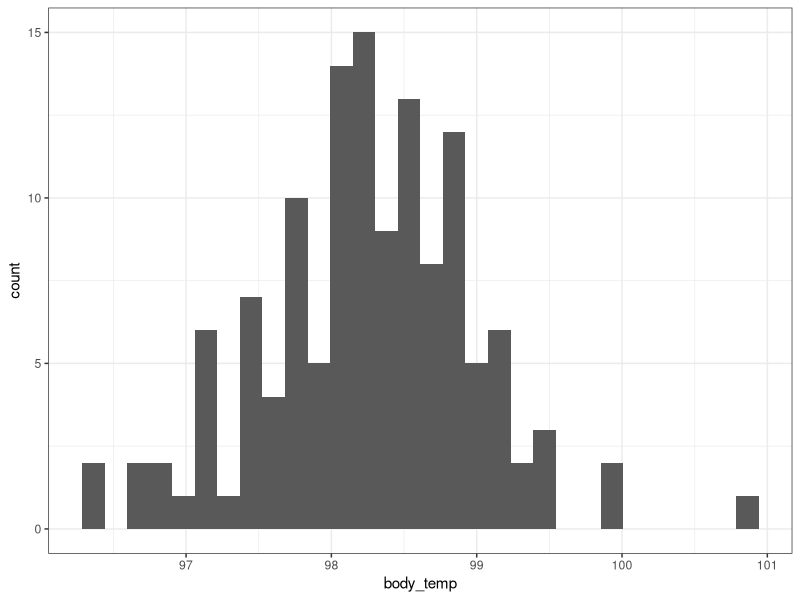
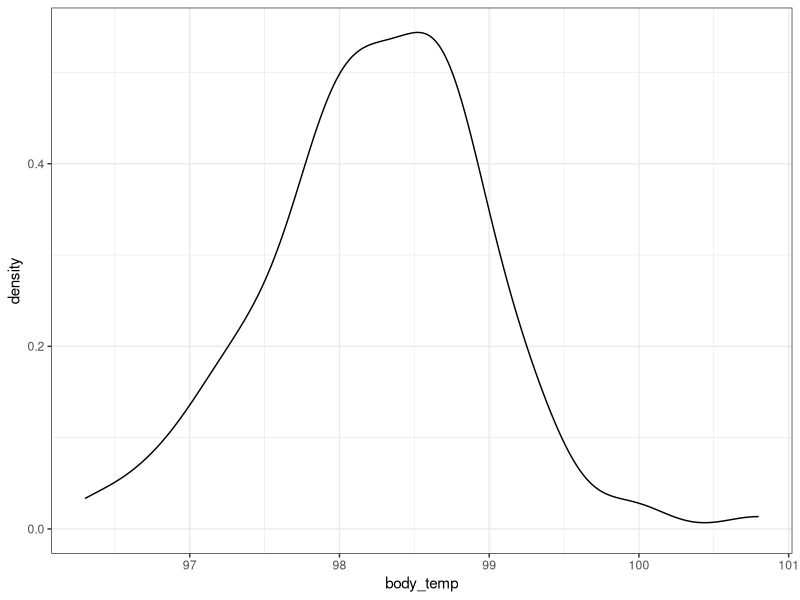
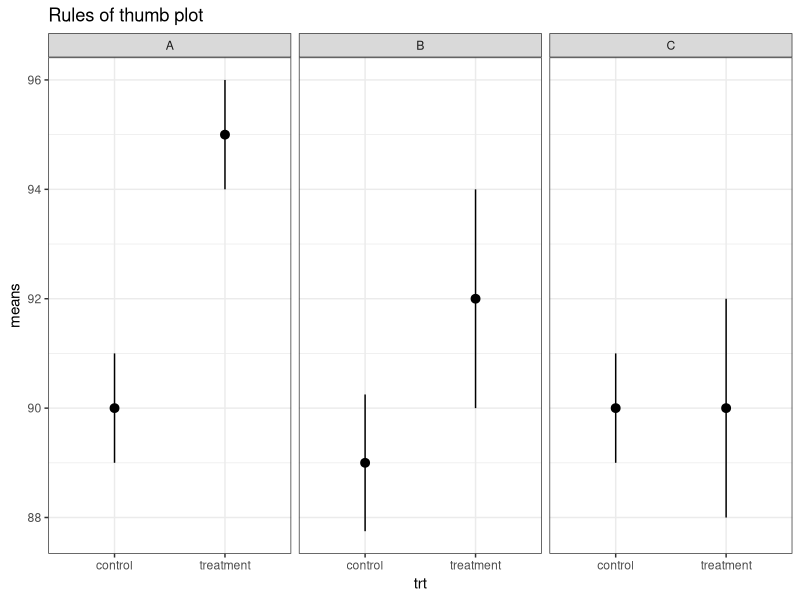
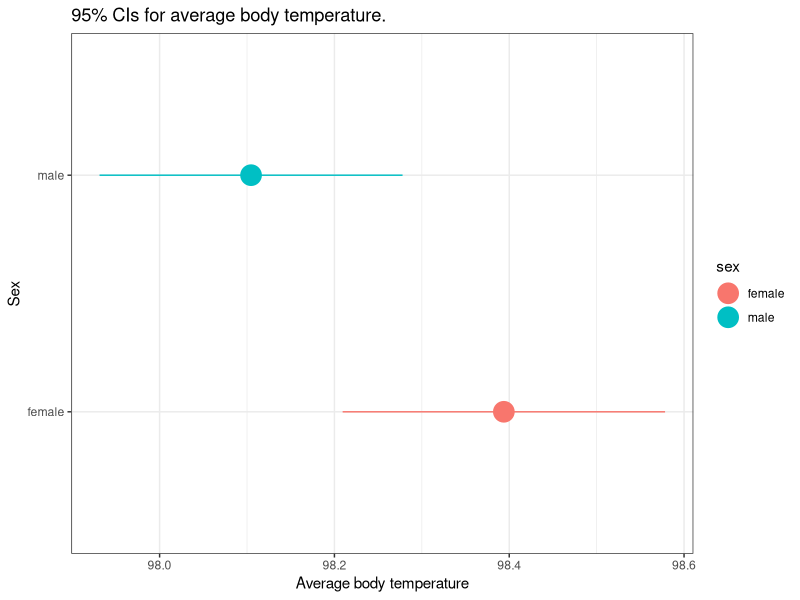
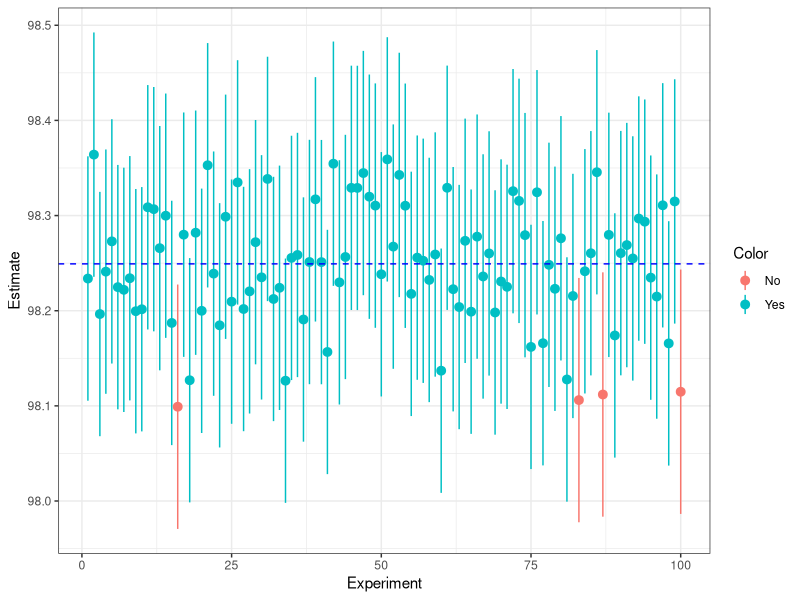

The R source for these figures, in order:
## ---- chunk 1
knitr::opts_chunk$set(echo = TRUE)
library(dplyr)
library(ggplot2)
bt_samp <- read.csv(here::here("data/body_temp_hr.csv"))
## ---- chunk 2
dim(bt_samp)
head(bt_samp)
summary(bt_samp)
names(bt_samp)
## ---- chunk 3
ggplot(bt_samp,
       aes(x = body_temp)) +
  geom_histogram(bins = 30) +
  theme_bw()
## ---- chunk 4
ggplot(bt_samp,
       aes(x = body_temp)) +
  geom_density() +
  theme_bw()
## ---- chunk 5
bt_mean <- mean(bt_samp$body_temp)
bt_sd <- sd(bt_samp$body_temp)
bt_mean
bt_sd
## ---- chunk 6
length(bt_samp)
## ---- chunk 7
class(bt_samp)
## ---- chunk 8
length(bt_samp$body_temp)
## ---- chunk 9
bt_n <- length(bt_samp$body_temp)
bt_sem <- bt_sd / sqrt(bt_n)
bt_sem
## ---- chunk 10
round(c(bt_mean - bt_sem, bt_mean + bt_sem), 3)
## ---- chunk 11
c(bt_mean - bt_sem, bt_mean + bt_sem) %>%
  round(3)
## ---- chunk 12
bt_mean - 2 * bt_sem
bt_mean + 2 * bt_sem
## ---- chunk 13
c(bt_mean - 2 * bt_sem, bt_mean + 2 * bt_sem)
## ---- chunk 14
bt_mean - 3 * bt_sem
bt_mean + 3 * bt_sem
## ---- chunk 15
ci_df <- data.frame(
  group = rep(c("A", "B", "C"), each = 2),
  trt = rep(c("control", "treatment"), 3),
  means = c(90, 95, 89, 92, 90, 90),
  l95 =   c(89, 94, 87.75, 90, 89, 88),
  u95 =   c(91, 96, 90.25, 94, 91, 92)
)

ggplot(ci_df,
       aes(x = trt,
           y = means,
           ymin = l95, 
           ymax = u95)) +
  geom_pointrange() +
  facet_wrap(~group) +
  theme_bw() +
  labs(title= "Rules of thumb plot")

## ---- chunk 16
bt_samp %>%
  as_tibble()
## ---- chunk 17
# step 1, group the data by sex
bt_samp %>%
  as_tibble() %>%
  group_by(sex)
## ---- chunk 18
# step 2 summarize the data
bt_samp %>%
  as_tibble() %>%
  group_by(sex) %>%
  summarize(mean_bt = mean(body_temp, na.rm = TRUE),
            sd_bt = sd(body_temp, na.rm = TRUE),
            n_bt = n())
## ---- chunk 19
# step 3, calculate SEM and CI's
# be sure to match new variable names that you created
bt_samp %>%
  as_tibble() %>%
  group_by(sex) %>%
  summarize(mean_bt = mean(body_temp, na.rm = TRUE),
            sd_bt = sd(body_temp, na.rm = TRUE),
            n_bt = n()) %>%
  mutate(sem = sd_bt / sqrt(n_bt),
         ci95_low = mean_bt - 2 * sem,
         ci95_high = mean_bt + 2 * sem)

## ---- chunk 20
# step 4, select CI variables and save into a new object for plotting
bt_sex <- bt_samp %>%
  as_tibble() %>%
  group_by(sex) %>%
  summarize(mean_bt = mean(body_temp, na.rm = TRUE),
            sd_bt = sd(body_temp, na.rm = TRUE),
            n_bt = n()) %>%
  mutate(sem = sd_bt / sqrt(n_bt),
         ci95_low = mean_bt - 2 * sem,
         ci95_high = mean_bt + 2 * sem) %>%
  select(sex, ci95_low, mean_bt, ci95_high)

# print out the new object so we can see the values
bt_sex
## ---- chunk 21
# step 5, plot point estimates
bt_sex %>%
  ggplot(aes(y = sex,
           x = mean_bt,
           xmin = ci95_low, 
           xmax = ci95_high,
           color = sex)) +
  geom_pointrange(size = 1.5) +
  theme_bw() +
  labs(x = "Average body temperature",
       y = "Sex",
       title = "95% CIs for average body temperature.")

## ---- chunk 22
t.test(body_temp ~ sex,
       var.equal = TRUE,
       alternative = "two.sided",
       data = bt_samp)
## ---- chunk 23
bt_n
bt_mean
bt_sd
## ---- chunk 24
set.seed(444)
new_bt <- rnorm(n = bt_n, mean = bt_mean, sd = bt_sd)
## ---- chunk 25
new_mean <- mean(new_bt)
new_sd <- sd(new_bt)
new_sem <- new_sd / sqrt(length(new_bt))
new_mean
new_sd
new_sem
# 95% CI
c(new_mean - 2*new_sem, new_mean + 2*new_sem)
## ---- chunk 26
# set.seed so we all have the same numbers
set.seed(2562)
# define our variables
true_mean <- bt_mean
true_sd <- bt_sd
obs_n <- 130

# make a dataframe called "samp" to hold our simulation estimates
samp <- data.frame(Experiment = 1:100,
                   Estimate = numeric(length = 100),
                   SE = numeric(length = 100))

# repeat sample 100 times
for(i in 1:100){
  x <- rnorm(obs_n, true_mean, true_sd)
  samp$Estimate[i] = mean(x)
  samp$SD[i] = sd(x)
  samp$SEM = sd(x)/sqrt(obs_n)
  samp$true_mean = true_mean
}

## ---- chunk 27
# overwrite the old "samp" to include our new variables

samp <- samp %>%
  mutate(
    # Estimate is the mean for our sample
    LCI = Estimate - 2 * SEM, # Lower CI
    UCI = Estimate + 2 * SEM, # Upper CI
    Color = # make a categorical value 
      ifelse(LCI <=true_mean & UCI >= true_mean, "Yes", "No"))
# print out head() of new "samp" to see new variables
head(samp)
## ---- chunk 28
ggplot(samp,
       aes(x = Experiment,
           y = Estimate, 
           ymin = LCI,
           ymax = UCI,
           color = Color)) +
  geom_pointrange() +
  # add reference line for "true" mean
  geom_hline(
    yintercept = true_mean,
    linetype = "dashed",
    color = "blue") +
  theme_bw()
